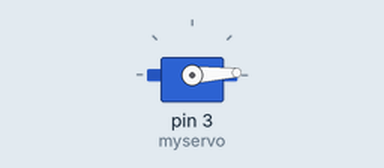
Recording of a sketch running on a simulated Arduino Uno, built with avr-gcc and run on an emulated ATmega328P. On the bench: servo.

Above: at 0.05 s.
At 0.95 s:
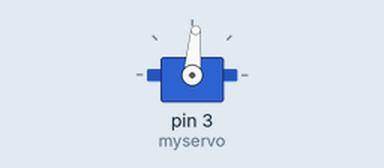
At 1.9 s:
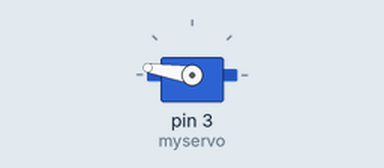
At 3.8 s:
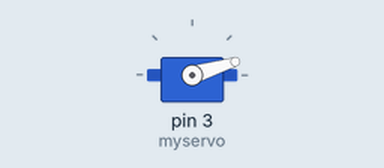
Timing chart, 0 to 9.1 s (numbered marks = the images above):
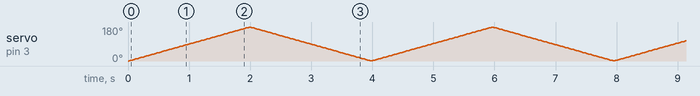

The sketch:

class_4.1.ino
```cpp
#include <Servo.h>

int ledpin1 = 3;
int counter = 0;

long prevMillis = 0;
int interval = 10;

boolean flipFlop = false;

Servo myservo;

void setup() {
  // put your setup code here, to run once:
  // pinMode(ledpin1, OUTPUT);
myservo.attach(3);
}

void loop() {
  // put your main code here, to run repeatedly:
//  analogWrite(ledpin1, counter);
myservo.write(counter);

  //every ten milliseconds, do this
  if(millis() - prevMillis > interval){
    prevMillis = millis();

    if(flipFlop == false){
      counter = counter + 1;
    }else{
      counter = counter - 1;
    }
  }

  if(counter >= 180){
    //counter = 0;
    flipFlop = true;
}

  if(counter <= 0){
    flipFlop = false;
  }
 }
```
